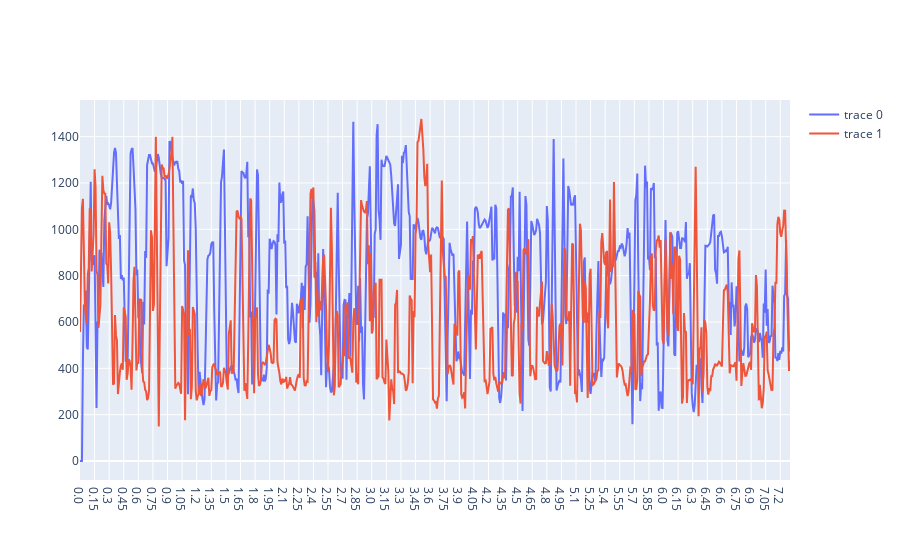

Here is the notebook cell this chart was saved with:
### Code cell
y1,y2 = match_audio_length('./v1/v1_01.mp3','./v2/v2_01.mp3')
df1,df2 = get_df(y1,y2)

time = df1.shape[0]
time_axis = []
for j in range(time):
    time_axis.append(f"{j/100}")


fig = go.Figure()
fig.add_trace(
    go.Scatter(
        x = time_axis,
        y = df1['F1frequency_sma3nz'],
        mode = 'lines'
    )
)
fig.add_trace(
    go.Scatter(
        x = time_axis,
        y = df2['F1frequency_sma3nz'],
        mode = 'lines'
    )
)

### Figure 1 — Plotly figure (JSON) as saved in the notebook; plotly's stock layout.template omitted (floating-point values rounded to 4 significant figures; data arrays with more than 128 entries replaced by an {"elided": "..."} marker saying what was removed)
{"data": [{"mode": "lines", "type": "scatter", "x": {"elided": "731 str values"}, "y": {"elided": "731 float values"}}, {"mode": "lines", "type": "scatter", "x": {"elided": "731 str values"}, "y": {"elided": "731 float values"}}], "layout": {}}
